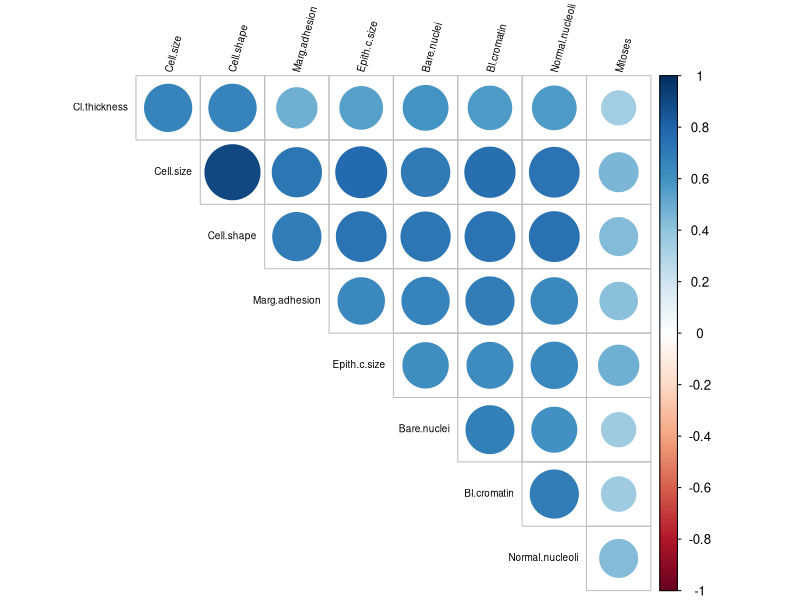
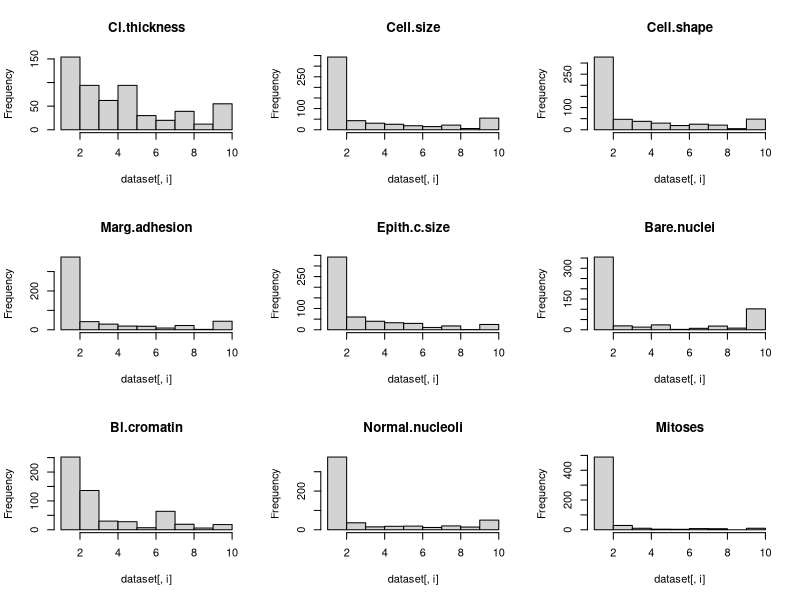
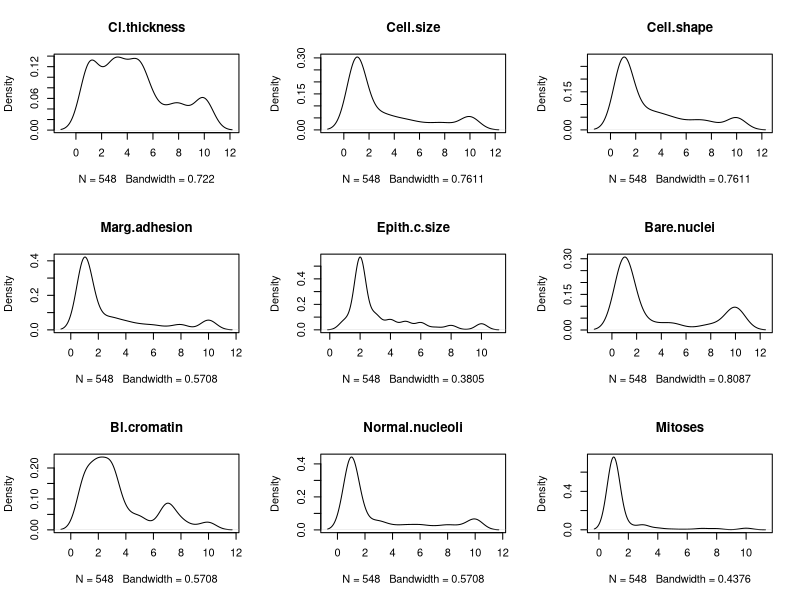
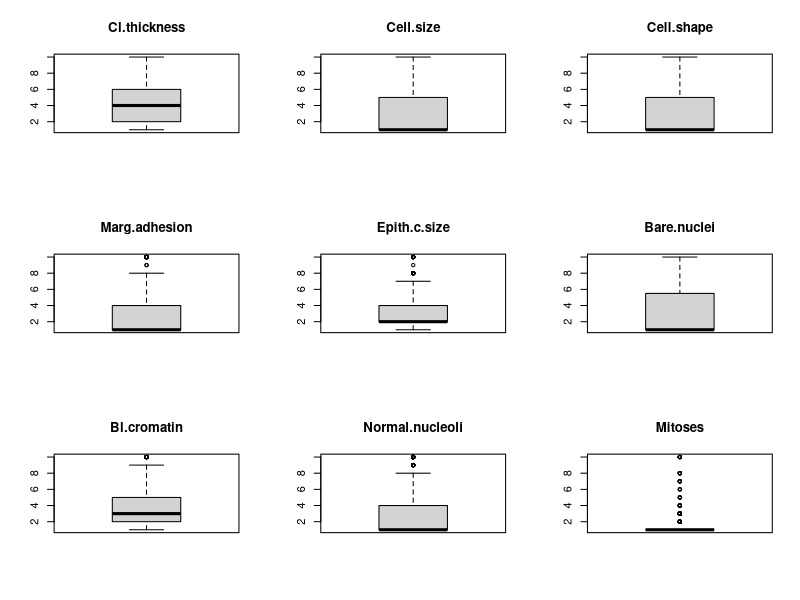
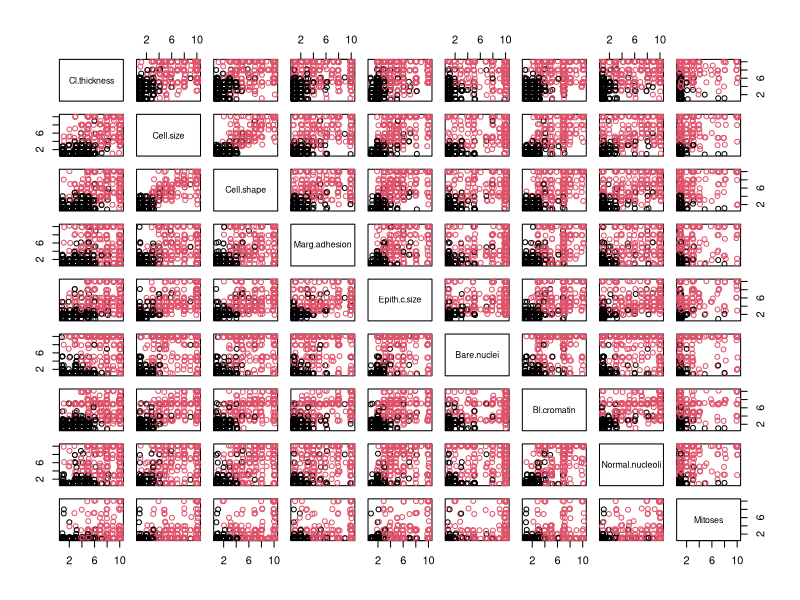
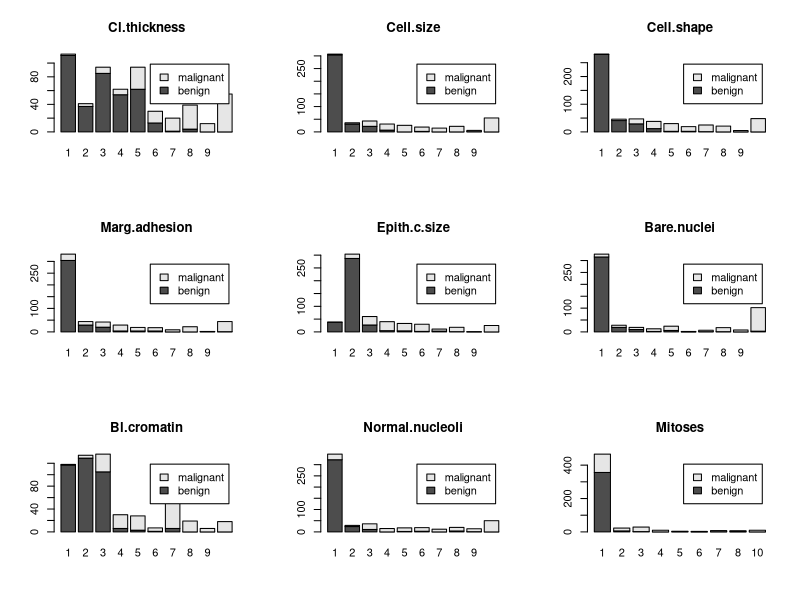

The R script that drew these images, in order: (Note: this script raises an error after producing the figures.)
## ---- chunk 1
knitr::opts_chunk$set(comment=NA, message=FALSE, warning=FALSE)
## ---- chunk 2
# load packages
library(mlbench)
library(caret)
library(corrplot)
# Load data
data(BreastCancer)
## ---- chunk 3
# Split out validation dataset
# create a list of 80% of the rows in the original dataset we can use for training
set.seed(7)
validationIndex <- createDataPartition(BreastCancer$Class, p=0.80, list=FALSE)
# select 20% of the data for validation
validation <- BreastCancer[-validationIndex,]
# use the remaining 80% of data to training and testing the models
dataset <- BreastCancer[validationIndex,]
## ---- chunk 4
dim(dataset)
## ---- chunk 5
head(dataset, n = 10)
## ---- chunk 6
# Types
sapply(dataset, class)
## ---- chunk 7
# Remove redundant variable Id
dataset <- dataset[,-1]
# convert input values to numeric
for(i in 1:9) {
dataset[,i] <- as.numeric(as.character(dataset[,i]))
}
## ---- chunk 8
summary(dataset)
## ---- chunk 9
# class distribution
cbind(freq=table(dataset$Class), percentage=prop.table(table(dataset$Class))*100)
## ---- chunk 10
# summarize correlations between input variables
complete_cases <- complete.cases(dataset)
cor(dataset[complete_cases,1:9])
## ---- chunk 11
# visualized correlations between attributes
dataset_noNA <- na.omit(dataset)
correlationMatrix <- cor(dataset_noNA[,1:9])
corrplot(correlationMatrix, 
         order = "original", # order for labels, can be "hclust"
         type = "upper",   # matrix: full, upper, lower
         diag = F,      # remove diagonal
         tl.cex = 0.6,  # font size
         tl.srt = 75, # label angel
         tl.col = "black",
         addrect = 8)
## ---- chunk 12
# histograms each attribute
par(mfrow=c(3,3))
for(i in 1:9) {
hist(dataset[,i], main=names(dataset)[i])
}
## ---- chunk 13
# density plot for each attribute
par(mfrow=c(3,3))
complete_cases <- complete.cases(dataset)
for(i in 1:9) {
plot(density(dataset[complete_cases,i]), main=names(dataset)[i])
}
## ---- chunk 14
# boxplots for each attribute
par(mfrow=c(3,3))
for(i in 1:9) {
boxplot(dataset[,i], main=names(dataset)[i])
}
## ---- chunk 15
# scatter plot matrix
jittered_x <- sapply(dataset[,1:9], jitter)
pairs(jittered_x, names(dataset[,1:9]), col=dataset$Class)
## ---- chunk 16
# bar plots of each variable by class
par(mfrow=c(3,3))
for(i in 1:9) {
  barplot(table(dataset$Class,dataset[,i]), main=names(dataset)[i],
          legend.text=unique(dataset$Class))
}
## ---- chunk 17
library(caret)
set.seed(998)
inTraining <- createDataPartition(dataset$Class, p = .80, list = FALSE)
training <- dataset[ inTraining,]
testing <- dataset[ - inTraining,]
## ---- chunk 18
# 10-fold cross validation with 3 repeats
trainControl <- trainControl(method="repeatedcv", number=10, repeats=3)
metric <- "Accuracy"
## ---- chunk 19
# View(trainControl)
# library(nlme)
# str(dataset)
## ---- chunk 20
set.seed(7)
fit.glm <- train(Class ~ ., data = dataset, method = "glm", metric = metric, 
                 trControl = trainControl, na.action = na.omit)

# LDA
set.seed(7)
fit.lda <- train(Class~., data=dataset, method="lda", metric=metric, 
                 trControl=trainControl, na.action = na.omit)
# GLMNET
set.seed(7)
fit.glmnet <- train(Class~., data=dataset, method="glmnet", metric=metric,
                    trControl=trainControl, na.action = na.omit)
# KNN
set.seed(7)
fit.knn <- train(Class~., data=dataset, method="knn", metric=metric, 
                 trControl=trainControl, na.action = na.omit)
# CART
set.seed(7)
fit.cart <- train(Class~., data=dataset, method="rpart", metric=metric,
                  trControl=trainControl, na.action = na.omit)
# Naive Bayes
set.seed(7)
fit.nb <- train(Class~., data=dataset, method="nb", metric=metric, 
                trControl=trainControl, na.action = na.omit)
# SVM
set.seed(7)
fit.svm <- train(Class~., data=dataset, method="svmRadial", metric=metric,
                 trControl=trainControl, na.action = na.omit)
# Compare algorithms
results <- resamples(list(LG=fit.glm, LDA=fit.lda, GLMNET=fit.glmnet, KNN=fit.knn,
CART=fit.cart, NB=fit.nb, SVM=fit.svm))
summary(results)
dotplot(results)
## ---- chunk 21
# 10-fold cross validation with 3 repeats
trainControl <- trainControl(method="repeatedcv", number=10, repeats=3)
metric <- "Accuracy"
# LG
set.seed(7)
fit.glm <- train(Class~., data=dataset, method="glm", metric=metric, preProc=c("BoxCox"),
trControl=trainControl, na.action = na.omit)
# LDA
set.seed(7)
fit.lda <- train(Class~., data=dataset, method="lda", metric=metric, preProc=c("BoxCox"),
trControl=trainControl, na.action = na.omit)
# GLMNET
set.seed(7)
fit.glmnet <- train(Class~., data=dataset, method="glmnet", metric=metric,
preProc=c("BoxCox"), trControl=trainControl, na.action = na.omit)
# KNN
set.seed(7)
fit.knn <- train(Class~., data=dataset, method="knn", metric=metric, preProc=c("BoxCox"),
trControl=trainControl, na.action = na.omit)
# CART
set.seed(7)
fit.cart <- train(Class~., data=dataset, method="rpart", metric=metric,
preProc=c("BoxCox"), trControl=trainControl, na.action = na.omit)
# Naive Bayes
set.seed(7)
fit.nb <- train(Class~., data=dataset, method="nb", metric=metric, preProc=c("BoxCox"),
trControl=trainControl, na.action = na.omit)
# SVM
set.seed(7)
fit.svm <- train(Class~., data=dataset, method="svmRadial", metric=metric,
preProc=c("BoxCox"), trControl=trainControl, na.action = na.omit)
# Compare algorithms
transformResults <- resamples(list(LG=fit.glm, LDA=fit.lda, GLMNET=fit.glmnet, KNN=fit.knn,
CART=fit.cart, NB=fit.nb, SVM=fit.svm))
summary(transformResults)
dotplot(transformResults)
## ---- chunk 22
# 10-fold cross validation with 3 repeats
trainControl <- trainControl(method="repeatedcv", number=10, repeats=3)
metric <- "Accuracy"
set.seed(7)
grid <- expand.grid(.sigma=c(0.025, 0.05, 0.1, 0.15), .C=seq(1, 10, by=1))
fit.svm <- train(Class~., data=dataset, method="svmRadial", metric=metric, tuneGrid=grid,
preProc=c("BoxCox"), trControl=trainControl, na.action = na.omit)
print(fit.svm)
plot(fit.svm)
## ---- chunk 23
# 10-fold cross validation with 3 repeats
trainControl <- trainControl(method="repeatedcv", number=10, repeats=3)
metric <- "Accuracy"
set.seed(7)
grid <- expand.grid(.k=seq(1,20,by=1))
fit.knn <- train(Class~., data=dataset, method="knn", metric=metric, tuneGrid=grid,
preProc=c("BoxCox"), trControl=trainControl, na.action = na.omit)
print(fit.knn)
plot(fit.knn)
## ---- chunk 24
# 10-fold cross validation with 3 repeats
trainControl <- trainControl(method="repeatedcv", number=10, repeats=3)
metric <- "Accuracy"
# Bagged CART
set.seed(7)
fit.treebag <- train(Class~., data=dataset, method="treebag", metric=metric,
trControl=trainControl, na.action = na.omit)
# Random Forest
set.seed(7)
fit.rf <- train(Class~., data=dataset, method="rf", metric=metric, preProc=c("BoxCox"),
trControl=trainControl, na.action = na.omit)
# Stochastic Gradient Boosting
set.seed(7)
fit.gbm <- train(Class~., data=dataset, method="gbm", metric=metric, preProc=c("BoxCox"),
trControl=trainControl, verbose=FALSE, na.action = na.omit)
# C5.0
set.seed(7)
fit.c50 <- train(Class~., data=dataset, method="C5.0", metric=metric, preProc=c("BoxCox"),
trControl=trainControl, na.action = na.omit)
# Compare results
ensembleResults <- resamples(list(BAG=fit.treebag, RF=fit.rf, GBM=fit.gbm, C50=fit.c50))
summary(ensembleResults)
dotplot(ensembleResults)
## ---- chunk 25
# prepare parameters for data transform
set.seed(7)
datasetNoMissing <- dataset[complete.cases(dataset),]
x <- datasetNoMissing[,1:9]
preprocessParams <- preProcess(x, method=c("BoxCox"))
x <- predict(preprocessParams, x)
## ---- chunk 26
# prepare the validation dataset
set.seed(7)
# remove id column
validation <- validation[,-1]
# remove missing values (not allowed in this implementation of knn)
validation <- validation[complete.cases(validation),]
# convert to numeric
for(i in 1:9) {
validation[,i] <- as.numeric(as.character(validation[,i]))
}
# transform the validation dataset
validationX <- predict(preprocessParams, validation[,1:9])
## ---- chunk 27
# make predictions
set.seed(7)
predictions <- knn3Train(x, validationX, datasetNoMissing$Class, k=9, prob=FALSE)
confusionMatrix(factor(predictions), 
                factor(validation$Class))
